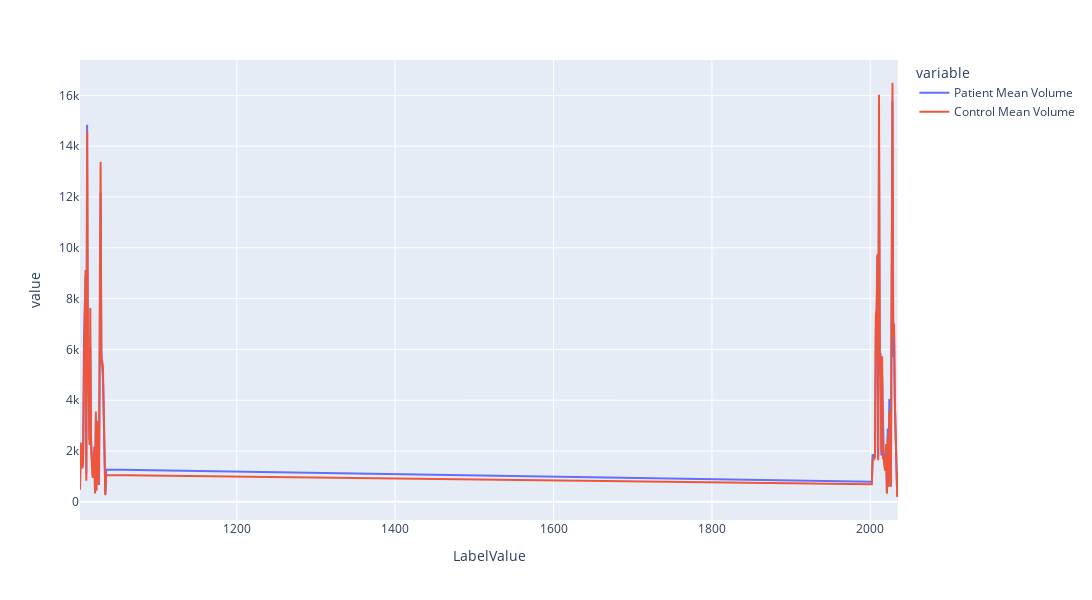

Notebook source saved alongside this figure:
### Code cell
px.line(patientsDf, x='LabelValue', y=['Patient Mean Volume', 'Control Mean Volume'], width=1400, height=600)
